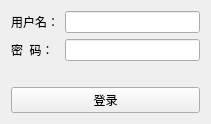
<?xml version="1.0" encoding="UTF-8"?>
<ui version="4.0">
 <class>LoginWidget</class>
 <widget class="QWidget" name="LoginWidget">
  <property name="geometry">
   <rect>
    <x>0</x>
    <y>0</y>
    <width>211</width>
    <height>113</height>
   </rect>
  </property>
  <property name="windowTitle">
   <string>Form</string>
  </property>
  <layout class="QGridLayout" name="gridLayout">
   <item row="0" column="0">
    <widget class="QLabel" name="label">
     <property name="text">
      <string>用户名：</string>
     </property>
    </widget>
   </item>
   <item row="0" column="1">
    <widget class="QLineEdit" name="lineEdit"/>
   </item>
   <item row="1" column="0">
    <widget class="QLabel" name="label_2">
     <property name="text">
      <string>密  码：</string>
     </property>
    </widget>
   </item>
   <item row="1" column="1">
    <widget class="QLineEdit" name="lineEdit_2">
     <property name="echoMode">
      <enum>QLineEdit::Password</enum>
     </property>
    </widget>
   </item>
   <item row="2" column="0" colspan="2">
    <widget class="QLabel" name="label_3">
     <property name="text">
      <string/>
     </property>
    </widget>
   </item>
   <item row="3" column="0" colspan="2">
    <widget class="QPushButton" name="pushButton">
     <property name="text">
      <string>登录</string>
     </property>
    </widget>
   </item>
  </layout>
 </widget>
 <resources/>
 <connections/>
</ui>
